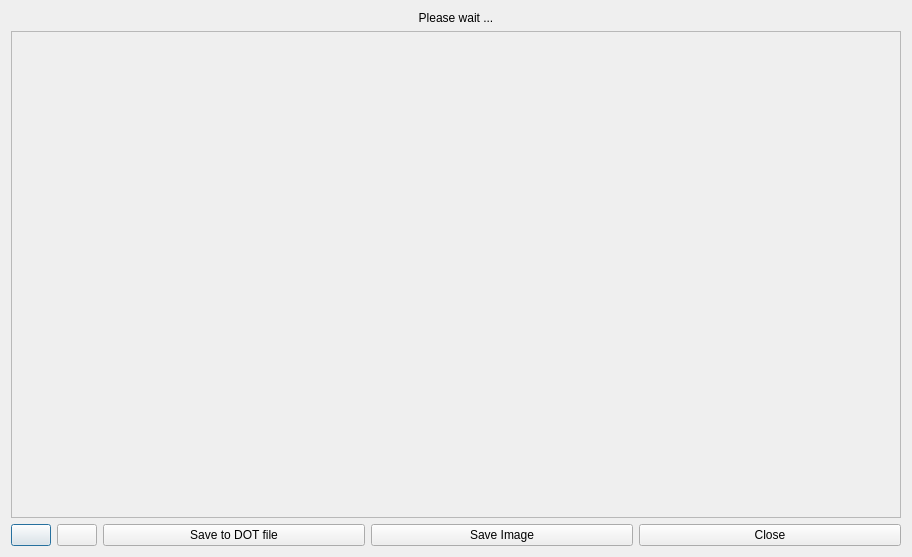
<?xml version="1.0" encoding="UTF-8"?>
<ui version="4.0">
 <class>DialogGraph</class>
 <widget class="QDialog" name="DialogGraph">
  <property name="geometry">
   <rect>
    <x>0</x>
    <y>0</y>
    <width>912</width>
    <height>557</height>
   </rect>
  </property>
  <property name="windowTitle">
   <string>Graph</string>
  </property>
  <property name="modal">
   <bool>true</bool>
  </property>
  <layout class="QVBoxLayout" name="verticalLayout">
   <item>
    <widget class="QLabel" name="labelDesc">
     <property name="text">
      <string>Please wait ...</string>
     </property>
     <property name="alignment">
      <set>Qt::AlignCenter</set>
     </property>
    </widget>
   </item>
   <item>
    <widget class="QScrollArea" name="scrollArea">
     <property name="widgetResizable">
      <bool>true</bool>
     </property>
     <widget class="QWidget" name="scrollAreaWidgetContents">
      <property name="geometry">
       <rect>
        <x>0</x>
        <y>0</y>
        <width>892</width>
        <height>468</height>
       </rect>
      </property>
      <property name="layoutDirection">
       <enum>Qt::LeftToRight</enum>
      </property>
      <layout class="QGridLayout" name="gridLayout">
       <item row="0" column="0">
        <widget class="QLabel" name="labelGraph">
         <property name="text">
          <string/>
         </property>
        </widget>
       </item>
      </layout>
     </widget>
    </widget>
   </item>
   <item>
    <layout class="QHBoxLayout" name="horizontalLayout">
     <item>
      <widget class="QPushButton" name="pushButtonZoomOut">
       <property name="toolTip">
        <string>Zoom Out</string>
       </property>
       <property name="statusTip">
        <string>Zoom Out</string>
       </property>
       <property name="text">
        <string/>
       </property>
       <property name="icon">
        <iconset resource="../xstatic.qrc">
         <normaloff>:/mainwindow/images/Zoom_Out.png</normaloff>:/mainwindow/images/Zoom_Out.png</iconset>
       </property>
      </widget>
     </item>
     <item>
      <widget class="QPushButton" name="pushButtonZoomIn">
       <property name="toolTip">
        <string>Zoom In</string>
       </property>
       <property name="statusTip">
        <string>Zoom In</string>
       </property>
       <property name="text">
        <string/>
       </property>
       <property name="icon">
        <iconset resource="../xstatic.qrc">
         <normaloff>:/mainwindow/images/Zoom_In.png</normaloff>:/mainwindow/images/Zoom_In.png</iconset>
       </property>
      </widget>
     </item>
     <item>
      <widget class="QPushButton" name="pushButtonSaveDot">
       <property name="sizePolicy">
        <sizepolicy hsizetype="MinimumExpanding" vsizetype="Fixed">
         <horstretch>0</horstretch>
         <verstretch>0</verstretch>
        </sizepolicy>
       </property>
       <property name="toolTip">
        <string>Save to DOT file</string>
       </property>
       <property name="statusTip">
        <string>Save to DOT file</string>
       </property>
       <property name="text">
        <string>Save to DOT file</string>
       </property>
      </widget>
     </item>
     <item>
      <widget class="QPushButton" name="pushButtonSave">
       <property name="sizePolicy">
        <sizepolicy hsizetype="MinimumExpanding" vsizetype="Fixed">
         <horstretch>0</horstretch>
         <verstretch>0</verstretch>
        </sizepolicy>
       </property>
       <property name="toolTip">
        <string>Save Image</string>
       </property>
       <property name="statusTip">
        <string>Save Image</string>
       </property>
       <property name="text">
        <string>Save Image</string>
       </property>
      </widget>
     </item>
     <item>
      <widget class="QPushButton" name="pushButtonClose">
       <property name="sizePolicy">
        <sizepolicy hsizetype="MinimumExpanding" vsizetype="Fixed">
         <horstretch>0</horstretch>
         <verstretch>0</verstretch>
        </sizepolicy>
       </property>
       <property name="toolTip">
        <string>Close</string>
       </property>
       <property name="statusTip">
        <string>Close</string>
       </property>
       <property name="text">
        <string>Close</string>
       </property>
      </widget>
     </item>
    </layout>
   </item>
  </layout>
 </widget>
 <tabstops>
  <tabstop>pushButtonZoomOut</tabstop>
  <tabstop>pushButtonZoomIn</tabstop>
  <tabstop>pushButtonSaveDot</tabstop>
  <tabstop>pushButtonSave</tabstop>
  <tabstop>pushButtonClose</tabstop>
 </tabstops>
 <resources>
  <include location="../xstatic.qrc"/>
 </resources>
 <connections/>
</ui>
